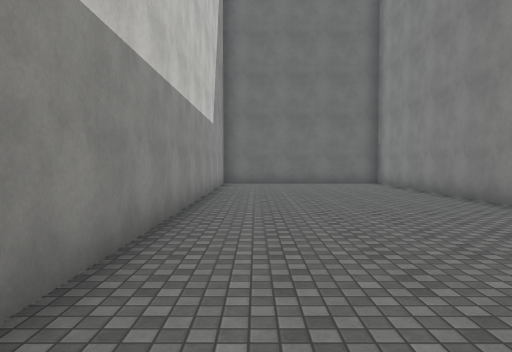
view 1 (above)

24 first-person views from a walk through a scene from a Unity 3-D project. The camera is 1.5 m above the floor, tilts 2° down and sees 70° across. The floor is counted in squares, 2 m on a side. Each view is taken from the middle of a square. On the plan, view 1 faces up. The plan holds only what a view shows up to about 11 squares ahead; the rest is blank. The player character is not drawn. Surface patterns are stand-ins for the level's own textures.

view 2
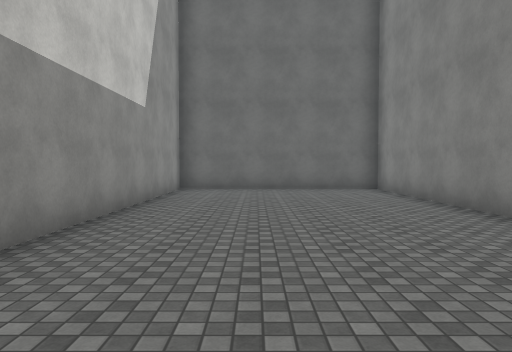

view 3
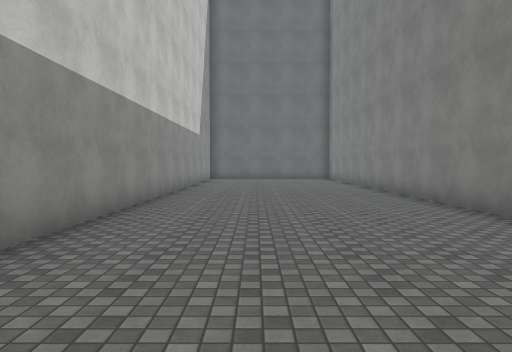

view 4
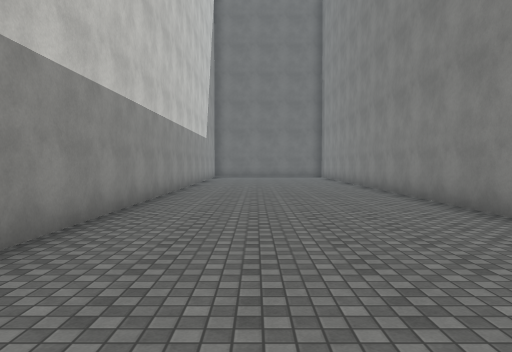

view 5
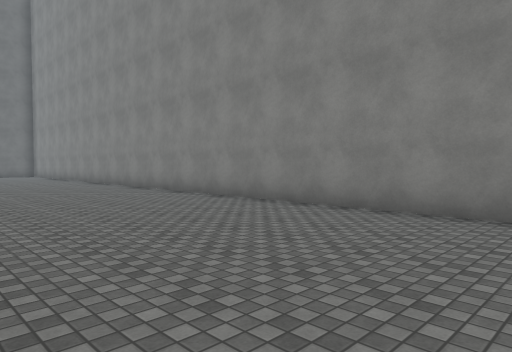

view 6
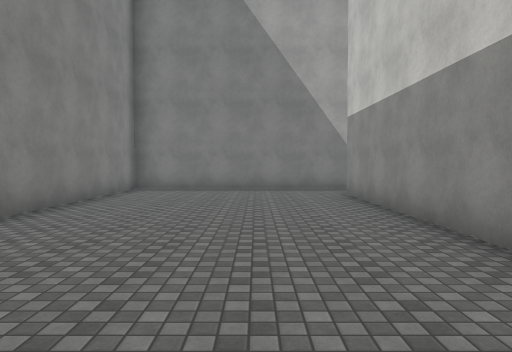

view 7
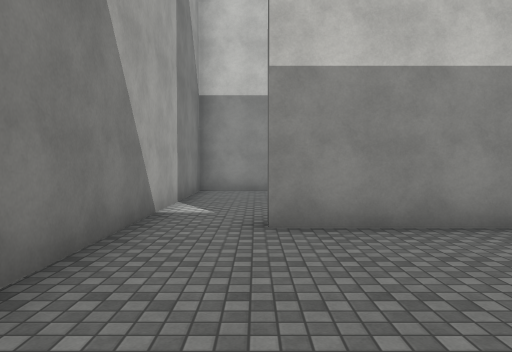

view 8
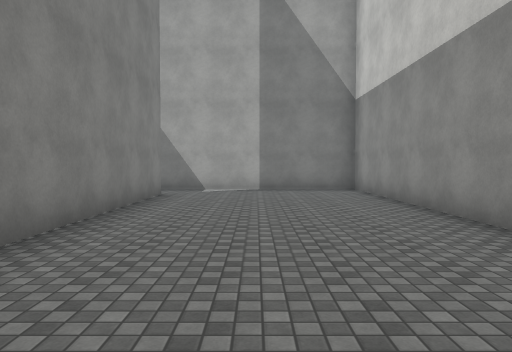

view 9
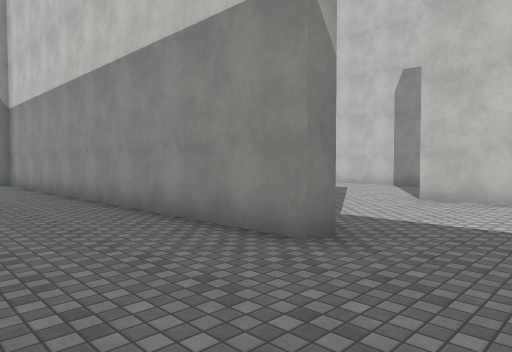

view 10
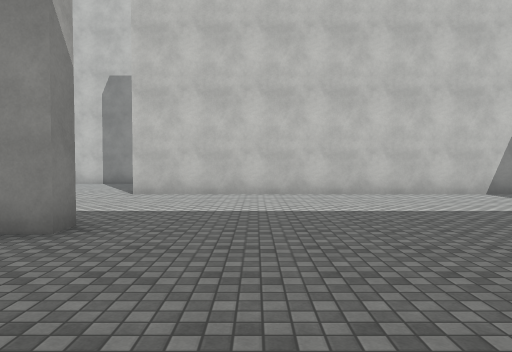

view 11
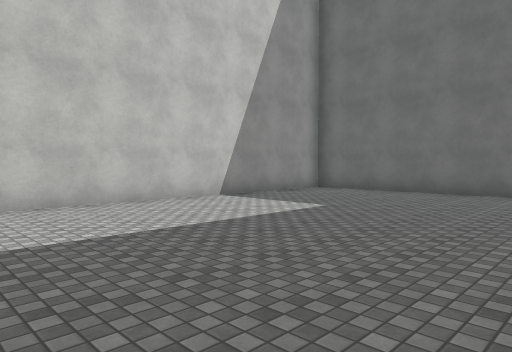

view 12
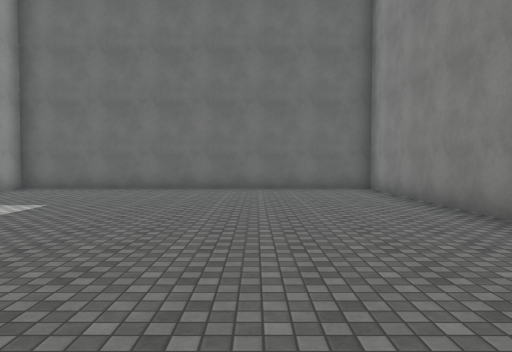

view 13
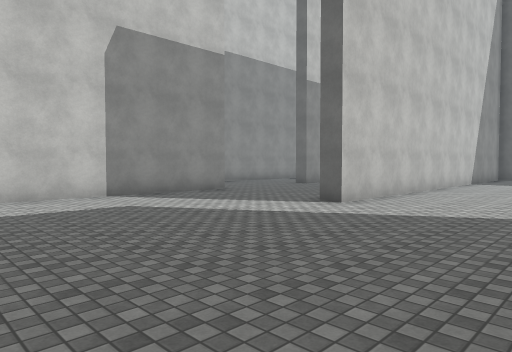

view 14
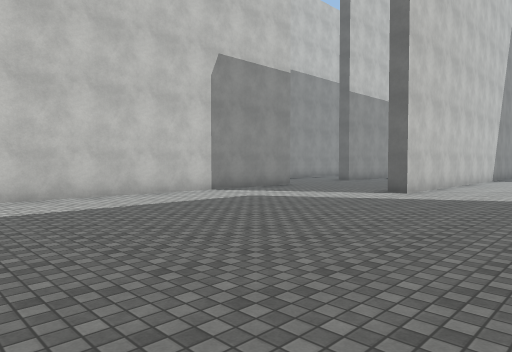

view 15
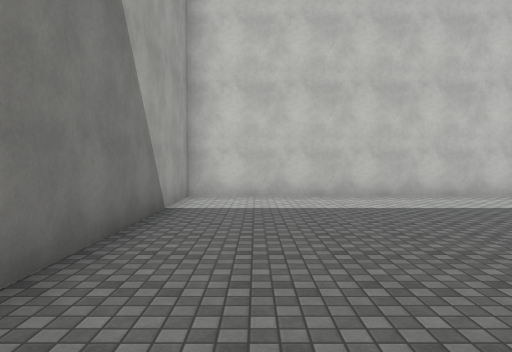

view 16
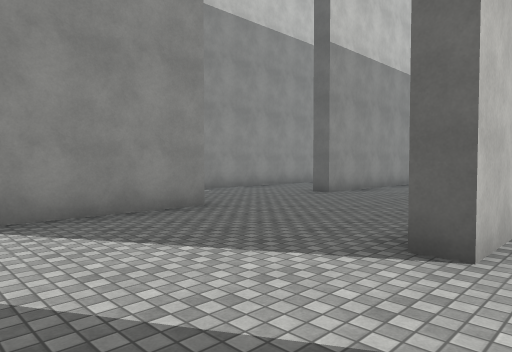

view 17
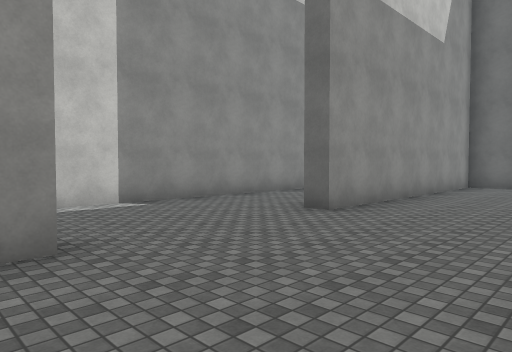

view 18
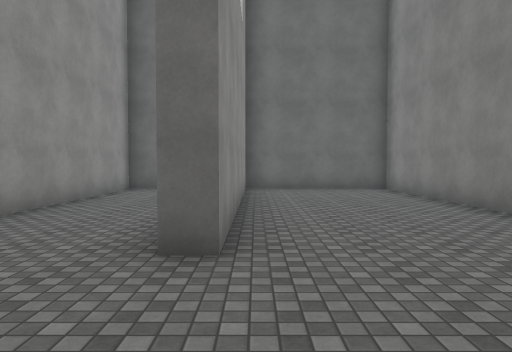

view 19
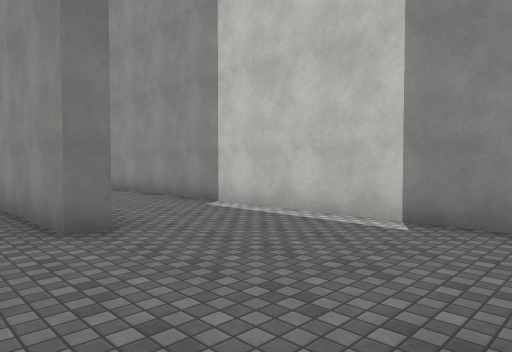

view 20
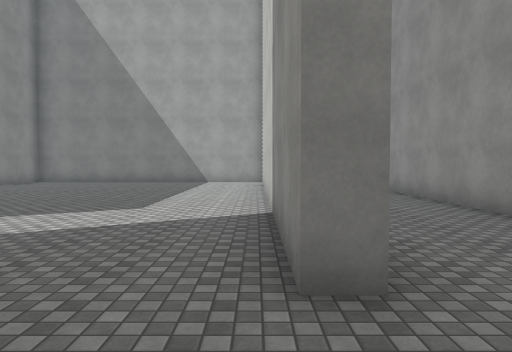

view 21
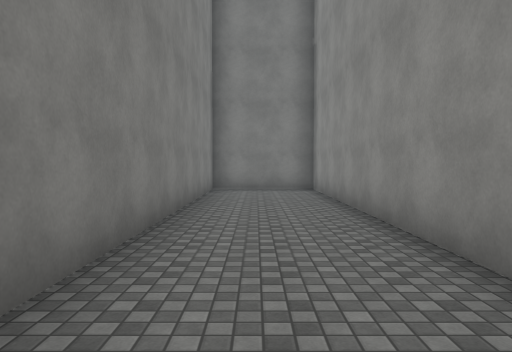

view 22
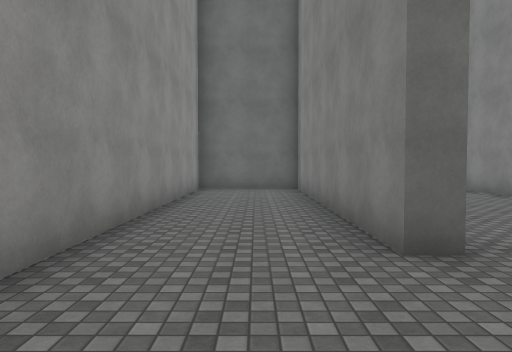

view 23
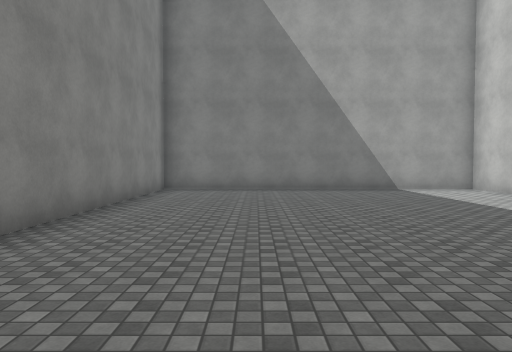

view 24
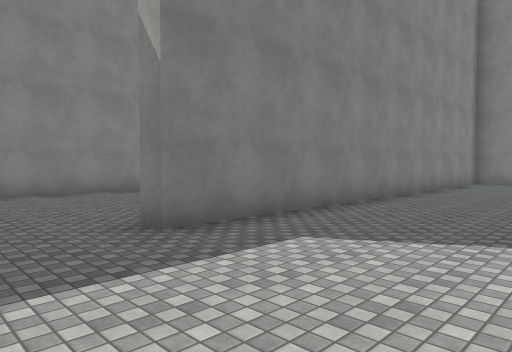

### Floor plan
Ten units are one square. View 1 is at (0, 0); x grows to the right and y downward. Boxes are objects, and circles mark ways between rooms. Rooms are numbered by the first view taken in them; rooms with no view inside come last. Other rooms are left out.
<svg viewBox="-202 -140 252 250">
<path fill="none" stroke="#000" d="M-14 105 45 105 45 -135 -12 -135 -12 89M-169 -20 -163 -20 -163 105 -74 105 -74 -20 -69 -20 -69 105 -14 105M-122 -82 -122 -135 -163 -135 -163 -60 -168 -60 -168 -135 -197 -135 -197 105 -168 105 -168 18M-17 9 -17 -24M-17 -76 -17 -135 -117 -135 -117 -11 -122 -11M-17 89 -17 32"/>
<circle cx="-20" cy="95" r="3" fill="#2a7"/>
<text x="10" y="-20">1</text>
<text x="-110" y="-10">2</text>
</svg>
Room 1 opens to room 2.

Where each view was taken, in squares from view 1:
view 1: 0 up, 0 right, facing up
view 2: 3 up, 1 right, facing up
view 3: 4 down, 1 right, facing up
view 4: 6 down, 1 right, facing up
view 5: 9 down, 1 left, facing up-right
view 6: 0 up, 1 right, facing down
view 7: 9 down, 3 right, facing left
view 8: 0 up, 4 left, facing down
view 9: 4 up, 4 left, facing down-left
view 10: 4 up, 3 left, facing left
view 11: 4 up, 5 left, facing up-left
view 12: 3 up, 5 left, facing up
view 13: 5 down, 8 left, facing up-left
view 14: 8 down, 8 left, facing up-left
view 15: 9 down, 8 left, facing left
view 16: 2 down, 11 left, facing up-left
view 17: 1 up, 13 left, facing up-left
view 18: 3 up, 16 left, facing up
view 19: 6 up, 15 left, facing down-left
view 20: 4 up, 16 left, facing down
view 21: 0 up, 18 left, facing down
view 22: 3 up, 18 left, facing up
view 23: 0 up, 10 left, facing down
view 24: 4 up, 11 left, facing down-right
